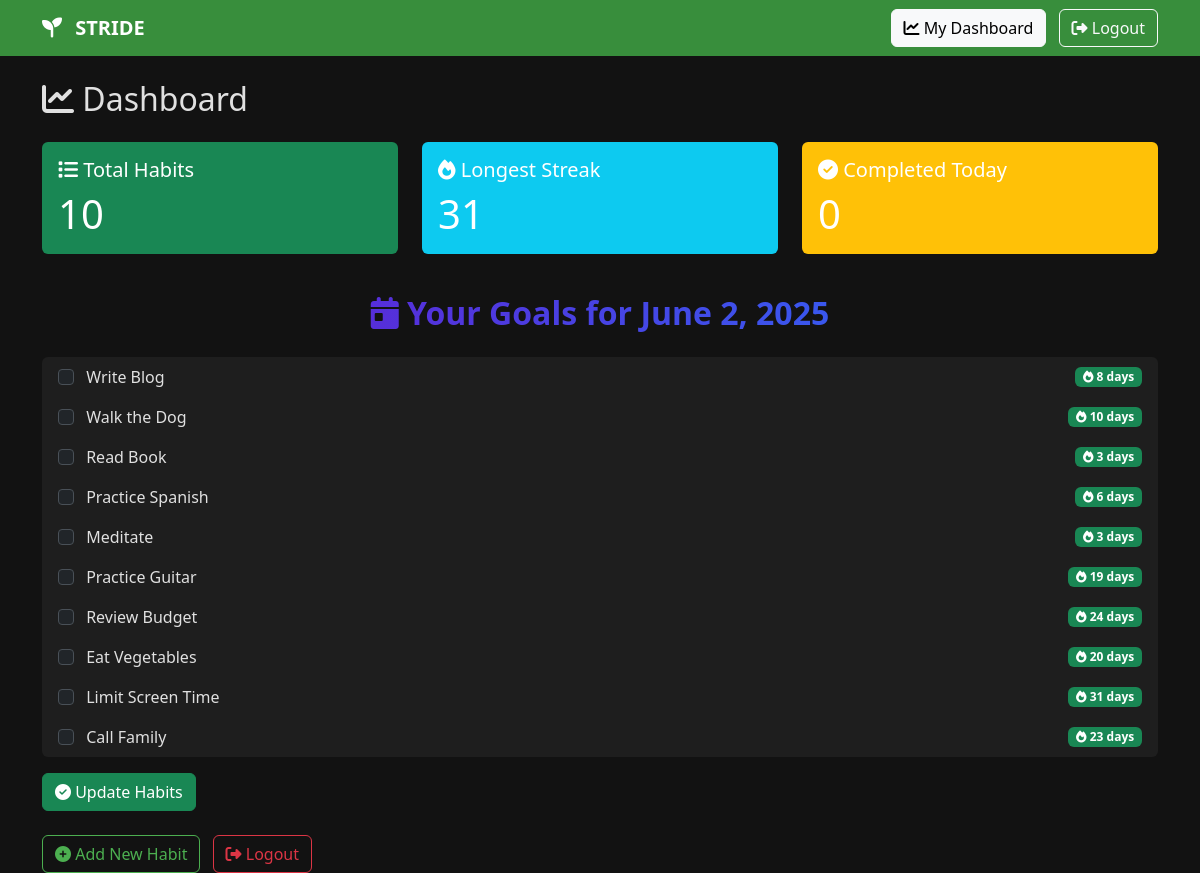
Page /habit_list/ (signed in) on the committed database.
### tracker/models.py (models this page shows, shortened)
class Habit(models.Model):
    user = models.ForeignKey(User, on_delete=models.CASCADE)
    name = models.CharField(max_length=100)
    description = models.TextField(blank=True)
    streak = models.IntegerField(default=0)
    frequency = models.CharField(max_length=20, choices=[('daily', 'Daily'), ('weekly', 'Weekly')])
    created_at = models.DateTimeField(auto_now_add=True)
    completed_today = models.BooleanField(default=False)
    last_updated = models.DateField(default=timezone.now)

### tracker/views.py (the view, shortened to what this page needs)
# urls.py: path('habit_list/', views.habit_list, name='habit_list'),
@login_required
def habit_list(request):
    habits = Habit.objects.filter(user=request.user)
    today = timezone.now().date()
    total_habits = habits.count()
    longest_streak = max([habit.streak for habit in habits], default=0)
    completed_today = habits.filter(completed_today=True).count()
    return render(request, 'tracker/habit_list.html', {
        'habits': habits,
        'today': today,
        'total_habits': total_habits,
        'longest_streak': longest_streak,
        'completed_today': completed_today,
    })

### tracker/templates/tracker/habit_list.html (shortened to what this page needs)
{% extends 'tracker/base.html' %}
{% block content %}
<h2 class="mb-4"><i class="fas fa-chart-line"></i> Dashboard</h2>
<div class="row mb-4">
    <div class="col-md-4">
        <div class="card text-white bg-success mb-3">
            <div class="card-body">
                <h5 class="card-title"><i class="fas fa-list"></i> Total Habits</h5>
                <p class="card-text display-6">{{ total_habits }}</p>
            </div>
        </div>
    </div>
    <div class="col-md-4">
        <div class="card text-white bg-info mb-3">
            <div class="card-body">
                <h5 class="card-title"><i class="fas fa-fire"></i> Longest Streak</h5>
                <p class="card-text display-6">{{ longest_streak }}</p>
            </div>
        </div>
    </div>
    <div class="col-md-4">
        <div class="card text-white bg-warning mb-3">
            <div class="card-body">
                <h5 class="card-title"><i class="fas fa-check-circle"></i> Completed Today</h5>
                <p class="card-text display-6">{{ completed_today }}</p>
            </div>
        </div>
    </div>
</div>
<h2 class="text-center fw-bold mb-4" style="background: linear-gradient(to right, #6a11cb, #2575fc); -webkit-background-clip: text; color: transparent;">
    <i class="fas fa-calendar-day"></i> Your Goals for {{ today|date:"F j, Y" }}
</h2>
<form method="post">
    <ul class="list-group mb-3">
        {% for habit in habits %}
        <li class="list-group-item d-flex justify-content-between align-items-center">
            <div>
                <input type="checkbox" class="form-check-input me-2" name="completed_{{ habit.id }}" {% if habit.completed_today %}checked{% endif %}>
                {{ habit.name }}
            </div>
            <span class="badge bg-success">
                <i class="fas fa-fire"></i> {{ habit.streak }} days
            </span>
        </li>
        {% endfor %}
    </ul>
    <button type="submit" class="btn btn-success"><i class="fas fa-check-circle"></i> Update Habits</button>
</form>
<div class="mt-4">
    <a class="btn btn-outline-primary me-2" href="{% url 'add_habit' %}">
        <i class="fas fa-plus-circle"></i> Add New Habit
    </a>
    <a class="btn btn-outline-danger" href="{% url 'logout' %}">
        <i class="fas fa-sign-out-alt"></i> Logout
    </a>
</div>
{% endblock %}

### tracker/templates/tracker/base.html (style rules this page uses)
:root { --main-color: #4CAF50; --accent-color: #81C784; --dark-bg: #121212; --card-bg: #1e1e1e; --text-color: #e0e0e0; }
body { background-color: var(--dark-bg); color: var(--text-color); }
.btn-outline-primary { color: var(--main-color); border-color: var(--main-color); }
.list-group-item { display: flex; align-items: center; justify-content: space-between; background-color: var(--card-bg); border: none; color: var(--text-color); }
.card { background-color: var(--card-bg); color: var(--text-color); border: none; }
a { color: var(--accent-color); }

### rows in the picture
Habit: name "Write Blog", streak "8"
Habit: name "Walk the Dog", streak "10"
Habit: name "Read Book", streak "3"
Habit: name "Practice Spanish", streak "6"
Habit: name "Meditate", streak "3"
Habit: name "Practice Guitar", streak "19"
Habit: name "Review Budget", streak "24"
Habit: name "Eat Vegetables", streak "20"
Habit: name "Limit Screen Time", streak "31"
Habit: name "Call Family", streak "23"

### other values in the picture
{{ total_habits }} "10"
{{ longest_streak }} "31"
{{ completed_today }} "0"
